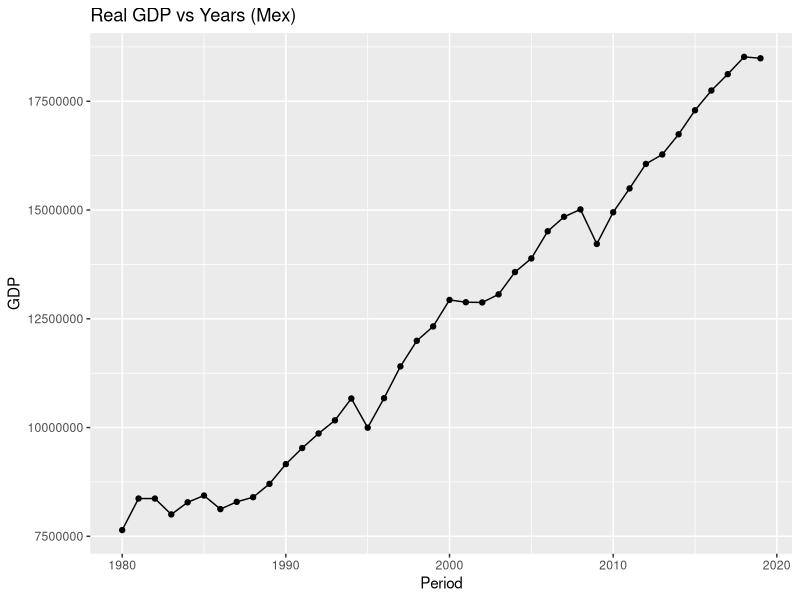
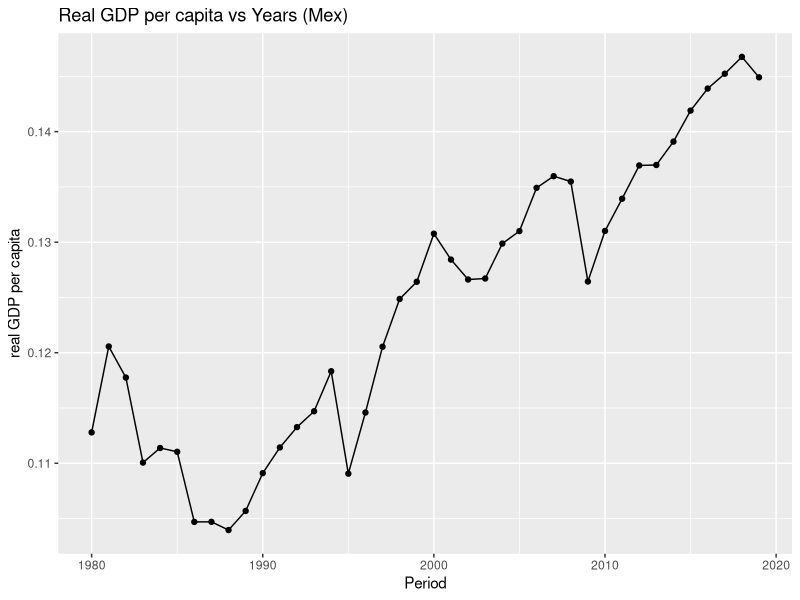
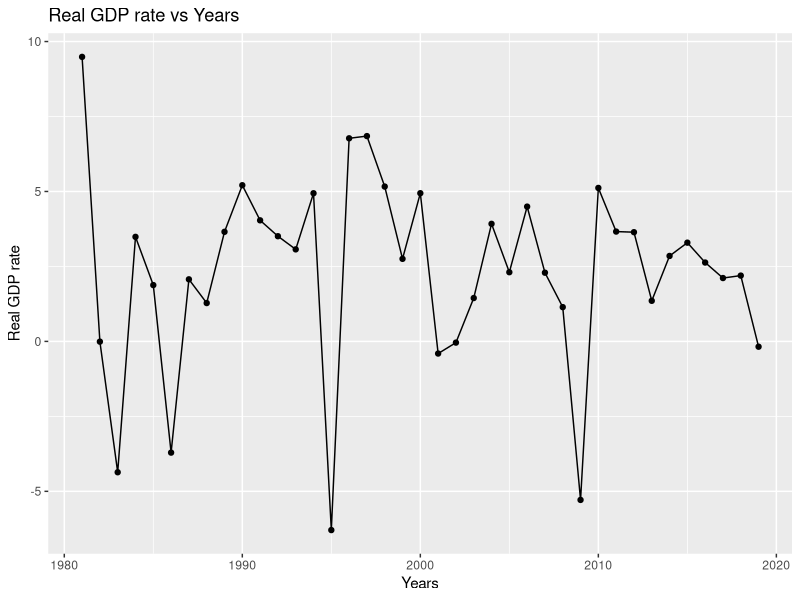
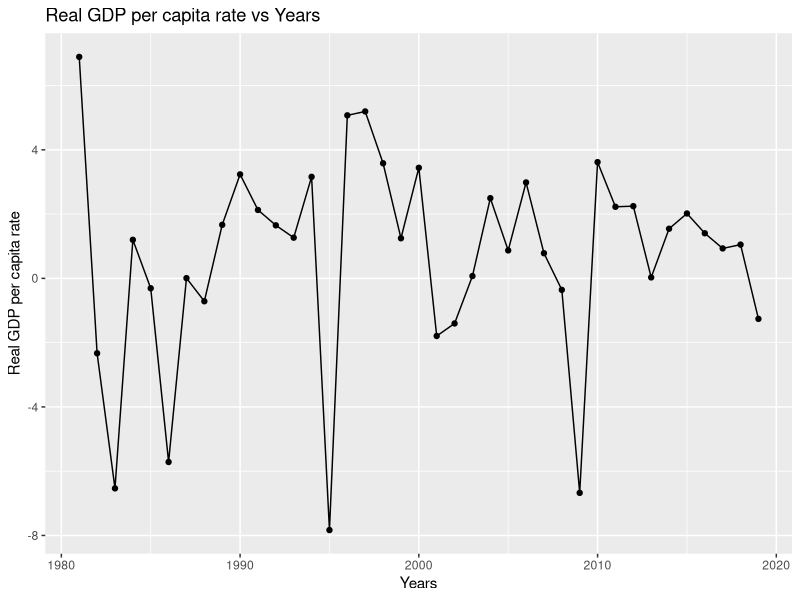
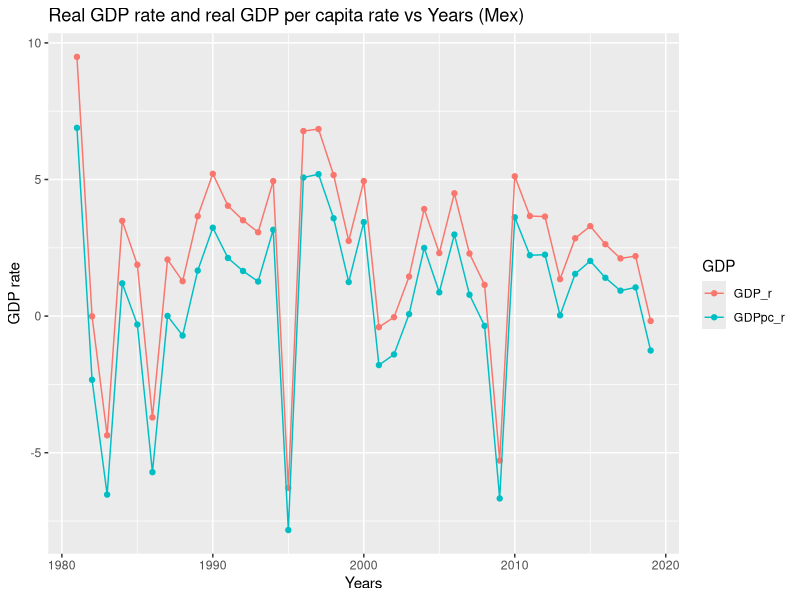
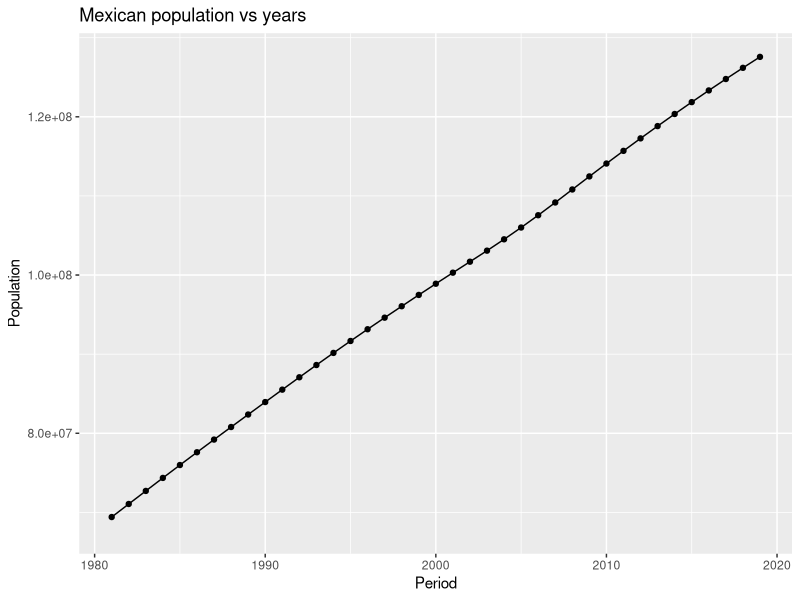

Here is the R script that generated these plots, in order:
## ---- chunk 1
knitr::opts_chunk$set(echo = TRUE)
## ---- chunk 2
library(readxl)
library(tidyverse)
## ---- chunk 3
raw <- read_excel("PIBTR_2.xlsx", )
df_raw <- as.data.frame(raw) #We change the tibble into a data frame
head(df_raw) #Observe the first six rows
tail(df_raw) #Observe the first six rows
names(df_raw) #Know the column names
str(df_raw) #Know the structure of the dataset
## ---- chunk 4
#We extract the first 2 rows
df_raw12 <- df_raw[1:2,] 
head(df_raw12) #Let's check how it looks
#To make the wrangling easier, let's change the row names
rownames(df_raw12) <- c("Season", "GDP") 
#Let's select all the columns except the first one
df_raw12 <- df_raw12 %>% select(-Concepto) 
#We elongate the data set with only the real GDP 
df_raw2_l <- gather(df_raw12[2,], key = "Period", value = "GDP") 
df_raw2_l <- transform(df_raw2_l, GDP = as.numeric(GDP)) #We transform GDP to numeric
head(df_raw2_l) #We see how it looks
#We do the same for row 1
df_raw1_l <- gather(df_raw12[1,], key = "Period", value = "Season") 
head(df_raw1_l)
## ---- chunk 5
#Both variables need to have the same structure (294 obs. of 2 variables)
str(df_raw1_l)
str(df_raw2_l)
#Let's check (just to be sure) if the Period column for both variables is identical
identical(df_raw1_l[,1], df_raw2_l[,1])
#It is, and therefore we can make a new data frame that contains Period, GDP, and Season
r_gdp <- cbind(df_raw2_l, df_raw1_l[,2])#We bind the columns
colnames(r_gdp) <- c("Period", "GDP", "Season") #We set the column names
factor(r_gdp[,3]) #We factor the third column to see if "Anual" is written in the same format
#Now we filter the data to only include the Annual data
r_gdp <- r_gdp %>% filter(Season=="Anual") %>% select(-Season)
str(r_gdp)
head(r_gdp)
tail(r_gdp)
#Previously we saw that the period was from 1980 to 2021, so let's change the Period column 
Period <- 1980:2021 #We create a variable with the proper years to bind it to the dataset
r_gdp <- r_gdp %>% select(-Period)#We select all the columns except Period
r_gdp <- cbind(Period, r_gdp)
head(r_gdp)
tail(r_gdp)
## ---- chunk 6
#We upload the population dataset and analyze it
pop <- read_excel("tot_pop.xls") 
str(pop)
head(pop)
#Let's check if Mexico appears
pop[pop$`Country Name`=="Mexico",1]
#Since it appears, let's save the mexican population in a variable and elongate the dataset
pop_mex <- pop[pop$`Country Name`=="Mexico",]
pop_mex <- pop_mex %>% select(-c(`Country Name`, `Country Code`, 
                                 `Indicator Name`,`Indicator Code`)) %>% 
  gather(key = "Years", value="Population", convert = T) %>%
  as.data.frame()
head(pop_mex)
tail(pop_mex)
str(pop_mex)
## ---- chunk 7
n_rgdp <- r_gdp %>% filter(Period %in% intersect(r_gdp[,"Period"],pop_mex[,"Years"]))
n_pop_mex <- pop_mex %>% filter(Years %in% intersect(r_gdp[,"Period"],pop_mex[,"Years"]))
str(n_rgdp)
str(n_pop_mex)
## ---- chunk 8
#New data frame
rgdp_pop <- cbind(n_rgdp, n_pop_mex) %>% select(-Years)
#We check if there are any NAs in the data frame
sum(is.na(rgdp_pop))
#Since there is 1 NA, let's filter it out
rgdp_pop <- rgdp_pop %>% filter(!is.na(Period) & !is.na(GDP) & !is.na(Population))
str(rgdp_pop)
summary(rgdp_pop)
head(rgdp_pop)

## ---- chunk 9
rgdp_pop %>% ggplot(aes(Period, GDP)) + 
  ggtitle("Real GDP vs Years (Mex)")+
  geom_point() + geom_line()
## ---- chunk 10
r_GDP_pc <- rgdp_pop[,"GDP"]/rgdp_pop[,"Population"] #We create a variable of the real GDP per capita
n_rgdp_pop <- cbind(rgdp_pop, r_GDP_pc) #We create a new data frame
head(n_rgdp_pop)
#Let's make a plot
n_rgdp_pop %>% ggplot(aes(Period, r_GDP_pc)) + 
  ggtitle("Real GDP per capita vs Years (Mex)")+
  ylab("real GDP per capita")+
  geom_point() + geom_line()

## ---- chunk 11
i <- 1
f <- 2
GDP_r <- c()#GDP rate variable
year <- c()#year variable 
for (j in 1:39){ 
  v <- (n_rgdp_pop[f,"GDP"]-n_rgdp_pop[i,"GDP"])/(n_rgdp_pop[i,"GDP"])*100#We compute
  GDP_r <- append(GDP_r, v) #We append
  year <- append(year, n_rgdp_pop[f,"Period"]) #We append
  i <- i+1 #This variable needs to increase by one
  f <- f+1 #This variable needs to increase by one
}
GDP_ra <- cbind(GDP_r, year)
head(GDP_ra)

## ---- chunk 12
i <- 1
f <- 2
GDPpc_r <- c()#GDP per capita rate variable
for (j in 1:39){ 
  v <- (n_rgdp_pop[f,"r_GDP_pc"]-n_rgdp_pop[i,"r_GDP_pc"])/(n_rgdp_pop[i,"r_GDP_pc"])*100#We compute
  GDPpc_r <- append(GDPpc_r, v)#We append
  i <- i+1 #This variable needs to increase by one
  f <- f+1#This variable needs to increase by one
}
GDP_ra <- as.data.frame(cbind(GDP_ra, GDPpc_r))
head(GDP_ra)
## ---- chunk 13
GDP_ra %>% ggplot(aes(year, GDP_r))+
  xlab("Years")+
  ylab("Real GDP rate")+
  ggtitle("Real GDP rate vs Years")+
  geom_point()+geom_line()

## ---- chunk 14
GDP_ra %>% ggplot(aes(year, GDPpc_r))+
  xlab("Years")+
  ylab("Real GDP per capita rate")+
  ggtitle("Real GDP per capita rate vs Years")+
  geom_point()+geom_line()
## ---- chunk 15
GDP_ra %>% gather(key="GDP", value = GDPpc_r, -year) %>% #We elongate the data (the column GDPpc_r has all the rates)
  ggplot(aes(year, GDPpc_r, col=GDP))+ #x=years, y=GDPpc_r, and the color will be based on the GDP, which labels if it is real GDP rate or real GDP per capita rate
  xlab("Years")+
  ylab("GDP rate")+
  ggtitle("Real GDP rate and real GDP per capita rate vs Years (Mex)")+
  geom_point()+geom_line()
## ---- chunk 16
n_rgdp_pop %>% ggplot(aes(Period, Population))+xlim(1981, 2019)+ggtitle("Mexican population vs years")+
  geom_point()+geom_line()
